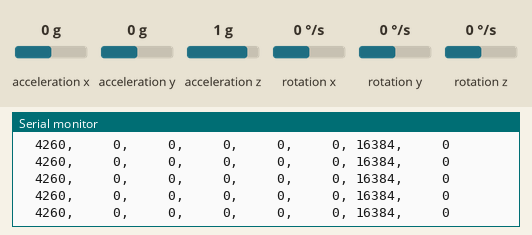
Bench run of a sketch on a simulated Arduino Uno, built with avr-gcc and run on an emulated ATmega328P. On the bench: the last lines printed to the serial monitor. Wiring (inferred from the names in the program): MPU-6050 motion sensor at I2C address 0x68. Inputs (shaded band) come from the test bench; at power-on: acceleration x 0 g, acceleration y 0 g, acceleration z 1 g, rotation x 0 °/s, rotation y 0 °/s, rotation z 0 °/s.

Above: at 1.2 s.
1.3 s: acceleration x set to -1.4 g
At 1.45 s:
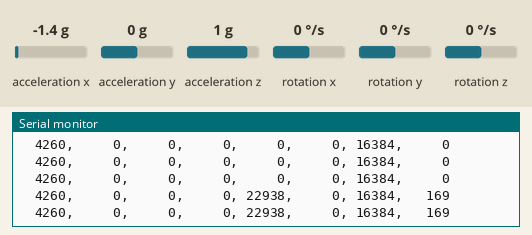
3.2 s: acceleration y set to -1.4 g
At 3.3 s:
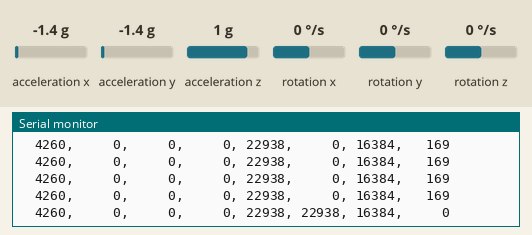
5.2 s: acceleration z set to -1.4 g
At 5.26 s:
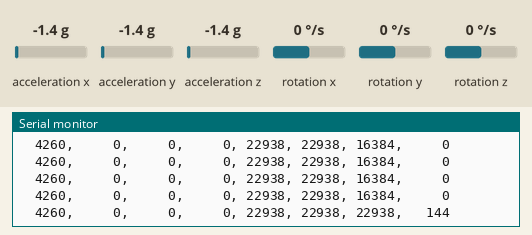
7.1 s: rotation x set to -192 °/s
At 7.11 s:
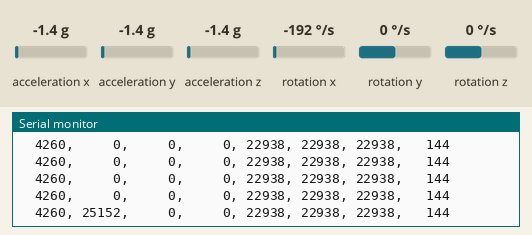
9.0 s: rotation y set to -192 °/s
At 9.07 s:
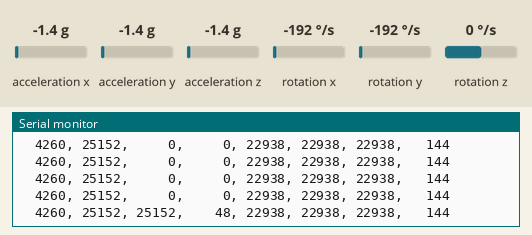
10.9 s: acceleration x set to 0 g
At 10.93 s:
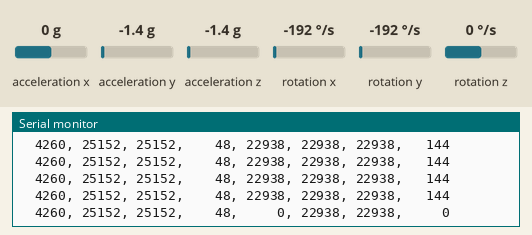

Measured:
- after the input at 1.3 s, the serial monitor: prints a new line at once (image 1)
- after the input at 3.2 s, the serial monitor: prints a new line after 0.10 s (image 2)
- after the input at 5.2 s, the serial monitor: prints a new line after 0.05 s (image 3)
- after the input at 7.1 s, the serial monitor: prints a new line at once (image 4)
- after the input at 9.0 s, the serial monitor: prints a new line after 0.07 s (image 5)
- after the input at 10.9 s, the serial monitor: prints a new line at once (image 6)

The sketch:

data_collection_arduino.ino
```cpp
// (c) Michael Schoeffler 2017, http://www.mschoeffler.de
#include "Wire.h" // This library allows you to communicate with I2C devices.

//#include SoftwareSerial.h

//import processing.serial.*;
//Serial myPort; //creates a software serial port on which you will listen to Arduino
//Table dataTable; //table where we will read in and store values. You can name it something more creative!

//int numReadings = 500; //keeps track of how many readings you'd like to take before writing the file.
//int readingCounter = 0; //counts each reading to compare to numReadings.
//
//String fileName;
//float sensorVals[] = {0,0,0}

const int MPU_ADDR = 0x68; // I2C address of the MPU-6050. If AD0 pin is set to HIGH, the I2C address will be 0x69.
int16_t accelerometer_x, accelerometer_y, accelerometer_z,rms_acc; // variables for accelerometer raw data
int16_t gyro_x, gyro_y, gyro_z,rms_gyro; // variables for gyro raw data
int16_t temperature; // variables for temperature data
char tmp_str[7]; // temporary variable used in convert function
char* convert_int16_to_str(int16_t i) { // converts int16 to string. Moreover, resulting strings will have the same length in the debug monitor.
  sprintf(tmp_str, "%6d", i);
  return tmp_str;
}

void setup() {
  Serial.begin(9600);
  Wire.begin();
  Wire.beginTransmission(MPU_ADDR); // Begins a transmission to the I2C slave (GY-521 board)
  Wire.write(0x6B); // PWR_MGMT_1 register
  Wire.write(0); // set to zero (wakes up the MPU-6050)
  Wire.endTransmission(true);


}
void loop() {
  Wire.beginTransmission(MPU_ADDR);
  Wire.write(0x3B); // starting with register 0x3B (ACCEL_XOUT_H) [MPU-6000 and MPU-6050 Register Map and Descriptions Revision 4.2, p.40]
  Wire.endTransmission(false); // the parameter indicates that the Arduino will send a restart. As a result, the connection is kept active.
  Wire.requestFrom(MPU_ADDR, 7*2, true); // request a total of 7*2=14 registers

// "Wire.read()<<8 | Wire.read();" means two registers are read and stored in the same variable
 accelerometer_x = Wire.read()<<8 | Wire.read(); // reading registers: 0x3B (ACCEL_XOUT_H) and 0x3C (ACCEL_XOUT_L)

 if(accelerometer_x<0)
  {
    accelerometer_x = -accelerometer_x;
  }

 accelerometer_y = Wire.read()<<8 | Wire.read(); // reading registers: 0x3D (ACCEL_YOUT_H) and 0x3E (ACCEL_YOUT_L)

if(accelerometer_y<0)
  {
    accelerometer_y = -accelerometer_y;
  }

 accelerometer_z = Wire.read()<<8 | Wire.read(); // reading registers: 0x3F (ACCEL_ZOUT_H) and 0x40 (ACCEL_ZOUT_L)

if(accelerometer_z<0)
  {
    accelerometer_z = -accelerometer_z;
  }

//  temperature = Wire.read()<<8 | Wire.read(); // reading registers: 0x41 (TEMP_OUT_H) and 0x42 (TEMP_OUT_L)
  gyro_x = Wire.read()<<8 | Wire.read(); // reading registers: 0x43 (GYRO_XOUT_H) and 0x44 (GYRO_XOUT_L)

  if(gyro_x<0)
  {
    gyro_x = -gyro_x;
  }
  gyro_y = Wire.read()<<8 | Wire.read(); // reading registers: 0x45 (GYRO_YOUT_H) and 0x46 (GYRO_YOUT_L)
   if(gyro_y<0)
  {
    gyro_y = -gyro_y;
  }
  gyro_z = Wire.read()<<8 | Wire.read(); // reading registers: 0x47 (GYRO_ZOUT_H) and 0x48 (GYRO_ZOUT_L)
   if(gyro_z<0)
  {
    gyro_z = -gyro_z;
  }

  rms_acc = sqrt((accelerometer_x*accelerometer_x)+(accelerometer_y*accelerometer_y)+(accelerometer_z*accelerometer_z));
  rms_gyro = sqrt((gyro_x*gyro_x)+(gyro_y*gyro_y)+(gyro_z*gyro_z));


  // print out data
////Serial.print("aX = ");
//  Serial.print(convert_int16_to_str(accelerometer_x));
//  Serial.print(" ");
//  //Serial.print(" | aY = ");
//  Serial.print(convert_int16_to_str(accelerometer_y));
//  Serial.print(" ");
//  //Serial.print(" | aZ = ");
//  Serial.print(convert_int16_to_str(accelerometer_z));
//  Serial.print(" ");
  // the following equation was taken from the documentation [MPU-6000/MPU-6050 Register Map and Description, p.30]
//  Serial.print(" | tmp = "); Serial.print(temperature/340.00+36.53);
 // Serial.print("gX");
 Serial.print(convert_int16_to_str(gyro_x));
  Serial.print(",");
 //Serial.print("gY");
 Serial.print(convert_int16_to_str(gyro_y));
  Serial.print(",");
 // Serial.print("gZ");
 Serial.print(convert_int16_to_str(gyro_z));
  Serial.print(",");
  //Serial.println("rms_g");
  Serial.print(convert_int16_to_str(rms_gyro));
  Serial.print(",");
  Serial.print(convert_int16_to_str(accelerometer_x));
  Serial.print(",");
  Serial.print(convert_int16_to_str(accelerometer_y));
  Serial.print(",");
  Serial.print(convert_int16_to_str(accelerometer_z));
  Serial.print(",");
  Serial.println(convert_int16_to_str(rms_acc));
  //Serial.print(" ");
//  Serial.print(" | rms_acc = "); Serial.print(convert_int16_to_str(rms_acc));
//  Serial.print(" ");
 // Serial.println();

  //serialEvent();
  // delay
  delay(100);


}
```
